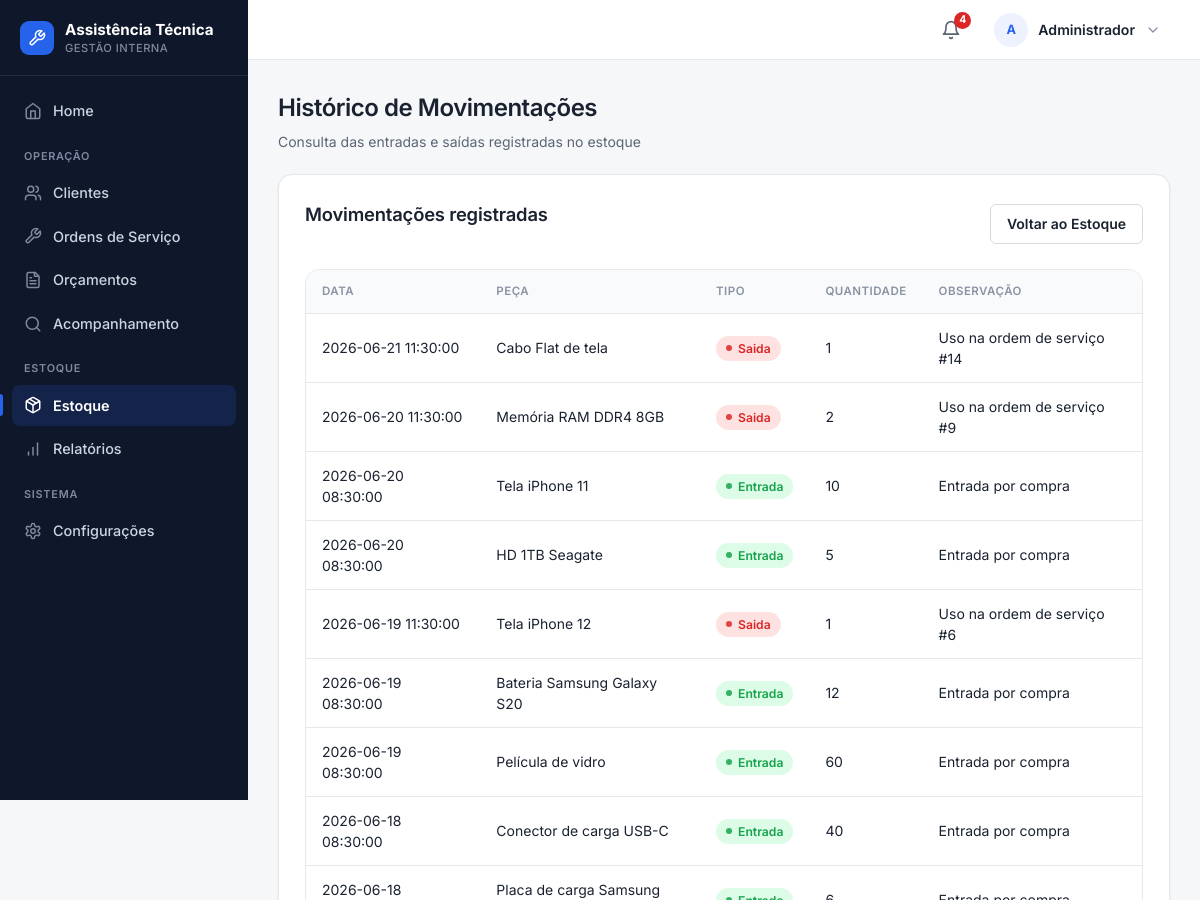
The page /estoque/historico (signed in, upper part) on the database as committed earlier.
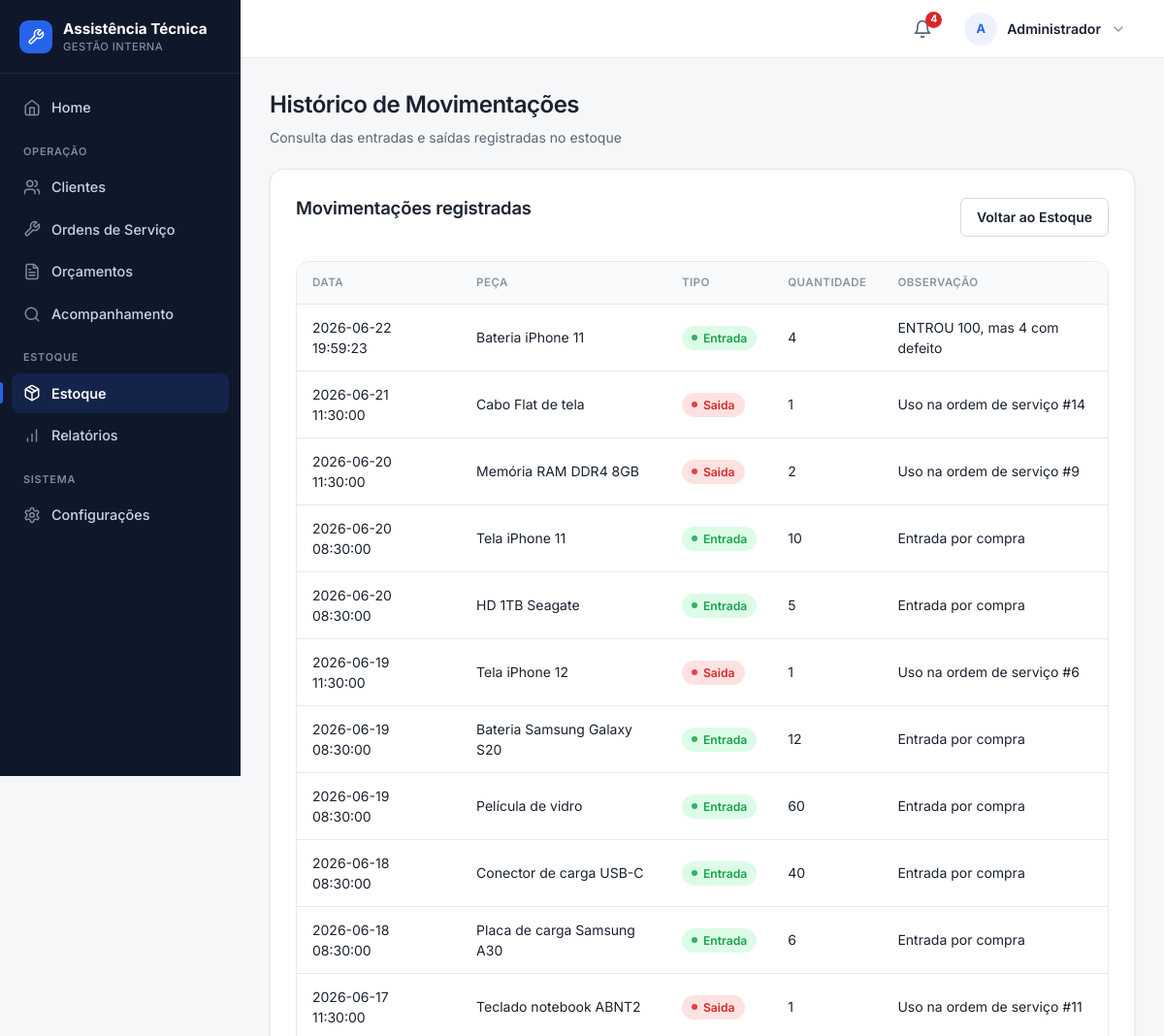
The same page on the database as committed later.
### tables this page shows
CREATE TABLE movimentacoes_estoque (
    id INTEGER PRIMARY KEY AUTOINCREMENT,
    peca_id INTEGER NOT NULL,
    tipo TEXT NOT NULL,
    quantidade INTEGER NOT NULL,
    data_movimentacao TEXT NOT NULL,
    observacao TEXT,

    FOREIGN KEY (peca_id) REFERENCES pecas(id)
);

CREATE TABLE pecas (
    id INTEGER PRIMARY KEY AUTOINCREMENT,
    nome TEXT NOT NULL,
    descricao TEXT,
    quantidade INTEGER NOT NULL DEFAULT 0,
    estoque_minimo INTEGER DEFAULT 1,
    preco_unitario REAL DEFAULT 0,
    fornecedor TEXT
, data_cadastro TEXT);

### routes/estoque.py (the view)
@estoque_bp.route('/estoque/historico')
def historico_movimentacoes():
    db = conectar()
    movimentacoes = db.execute("""
        SELECT
            m.id,
            p.nome AS nome_peca,
            m.tipo,
            m.quantidade,
            m.data_movimentacao,
            m.observacao
        FROM movimentacoes_estoque m
        INNER JOIN pecas p ON p.id = m.peca_id
        ORDER BY m.data_movimentacao DESC
    """).fetchall()
    db.close()
    return render_template('historico_movimentacoes.html', movimentacoes=movimentacoes)

### app.py (called while the page is built)
@app.context_processor
def injetar_alertas_estoque():
    if "funcionario_id" not in session:
        return {"alerta_estoque_baixo": 0}
    conexao = conectar()
    total = conexao.execute(
        "SELECT COUNT(*) FROM pecas WHERE quantidade <= estoque_minimo"
    ).fetchone()[0]
    conexao.close()
    return {"alerta_estoque_baixo": total}

### database.py (called while the page is built)
def _coluna_existe(conexao, tabela, coluna):
    colunas = conexao.execute(f"PRAGMA table_info({tabela})").fetchall()
    return any(item["name"] == coluna for item in colunas)

def conectar():
    conexao = sqlite3.connect("database/sistema.db")
    conexao.row_factory = sqlite3.Row
    conexao.execute("PRAGMA foreign_keys = ON")
    _garantir_schema(conexao)
    return conexao

### templates/historico_movimentacoes.html (shortened to what this page needs)
{% extends "base.html" %}
{% block css %}
    <link rel="stylesheet" href="{{ url_for('static', filename='css/historico_movimentacoes.css') }}">
{% endblock %}
{% block conteudo %}
<div class="page-head">
    <h1>Histórico de Movimentações</h1>
    <p>Consulta das entradas e saídas registradas no estoque</p>
</div>
<div class="container">
    <div class="topo">
        <h2>Movimentações registradas</h2>
        <a href="/estoque" class="btn btn-home">Voltar ao Estoque</a>
    </div>
    <table>
        <thead>
            <tr>
                <th>Data</th>
                <th>Peça</th>
                <th>Tipo</th>
                <th>Quantidade</th>
                <th>Observação</th>
            </tr>
        </thead>
        <tbody>
            {% for mov in movimentacoes %}
            <tr>
                <td>{{ mov['data_movimentacao'] }}</td>
                <td>{{ mov['nome_peca'] }}</td>
                <td>
                    <span class="status {{ 'aprovado' if mov['tipo'] == 'Entrada' else 'recusado' }}">
                        {{ mov['tipo'] }}
                    </span>
                </td>
                <td>{{ mov['quantidade'] }}</td>
                <td>{{ mov['observacao'] }}</td>
            </tr>
            {% else %}
            <tr>
                <td colspan="5" class="mensagem-vazia">Nenhuma movimentação registrada.</td>
            </tr>
            {% endfor %}
        </tbody>
    </table>
</div>
{% endblock %}

Rows that differ between the two databases and show on the page:
added movimentacoes_estoque: data_movimentacao "2026-06-22 19:59:23", nome_peca "Bateria iPhone 11", tipo "Entrada", quantidade "4", observacao "ENTROU 100, mas 4 com defeito"
now on this page (row unchanged): movimentacoes_estoque: data_movimentacao "2026-06-18 08:30:00", nome_peca "Placa de carga Samsung A30", tipo "Entrada", quantidade "6", observacao "Entrada por compra"
now on this page (row unchanged): movimentacoes_estoque: data_movimentacao "2026-06-17 11:30:00", nome_peca "Teclado notebook ABNT2", tipo "Saida", quantidade "1", observacao "Uso na ordem de serviço #11"
